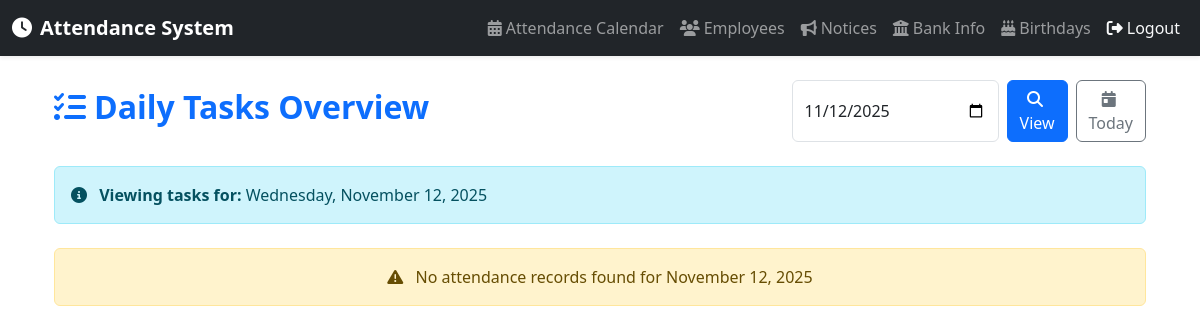
Page /admin-daily-tasks/ (signed in) on the earlier database version.
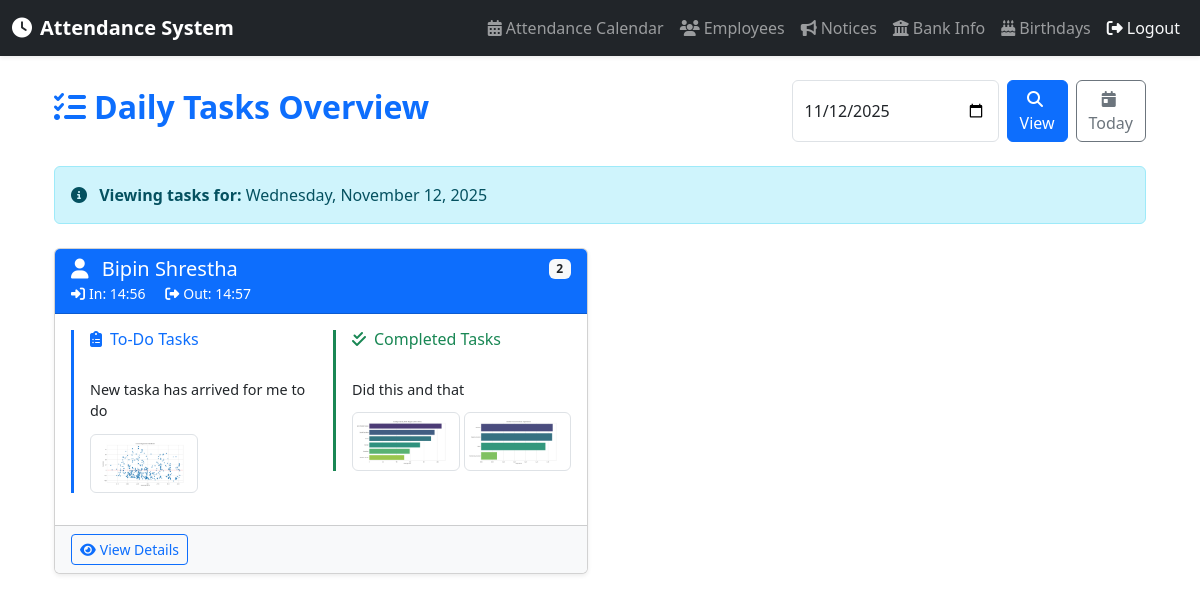
Same page on the later database version.
### attendance/models.py (models this page shows, shortened)
class Employee(models.Model):
    user = models.OneToOneField(User, on_delete=models.CASCADE)
    employee_id = models.CharField(max_length=10, unique=True)
    first_name = models.CharField(max_length=50)
    last_name = models.CharField(max_length=50)
    department = models.ForeignKey(Department, on_delete=models.SET_NULL, null=True)
    email = models.EmailField(unique=True)
    address = models.TextField(blank=True, null=True)
    position = models.CharField(max_length=100, blank=True, null=True)
    dob = models.DateField(blank=True, null=True)
    dob_nepali = models.CharField(max_length=10, blank=True, null=True)  # Format: YYYY/MM/DD in BS
    bank_account_number = models.CharField(max_length=50, blank=True, null=True)
    bank_name = models.CharField(max_length=100, blank=True, null=True)
    bank_account_holder_name = models.CharField(max_length=100, blank=True, null=True)
    photo = models.ImageField(upload_to='employee_photos/', blank=True, null=True)
    monthly_salary = models.DecimalField(
        max_digits=10, decimal_places=2, default=0.00,
        help_text="Monthly base salary in NPR")

class Attendance(models.Model):
    employee = models.ForeignKey('Employee', on_delete=models.CASCADE)
    check_in = models.DateTimeField(null=True, blank=True)
    check_out = models.DateTimeField(null=True, blank=True)
    hours_worked = models.FloatField(null=True, blank=True)
    date = models.DateField(default=timezone.now)
    comments = models.TextField(blank=True, null=True)
    todo_tasks = models.TextField(blank=True, null=True, help_text="Tasks to do for the day (check-in)")
    completed_tasks = models.TextField(blank=True, null=True, help_text="Tasks completed (check-out)")
    status = models.CharField(max_length=10, default='Present', choices=[
        ('Present', 'Present'),
        ('Absent', 'Absent')
    ])
    def get_todo_attachments(self):
        return self.task_attachments.filter(task_type='todo')
    def get_completed_attachments(self):
        return self.task_attachments.filter(task_type='completed')

class TaskAttachment(models.Model):
    TASK_TYPE_CHOICES = [
        ('todo', 'To-Do'),
        ('completed', 'Completed'),
    ]
    attendance = models.ForeignKey('Attendance', on_delete=models.CASCADE, related_name='task_attachments')
    task_type = models.CharField(max_length=10, choices=TASK_TYPE_CHOICES)
    image = models.ImageField(upload_to='task_attachments/%Y/%m/%d/')
    caption = models.CharField(max_length=200, blank=True, null=True)
    uploaded_at = models.DateTimeField(auto_now_add=True)
    class Meta:
        ordering = ['-uploaded_at']

### attendance/views.py (the view)
# urls.py: path('admin-daily-tasks/', views.admin_daily_tasks, name='admin_daily_tasks'),
@login_required
@user_passes_test(is_superuser)
def admin_daily_tasks(request):
    today = timezone.now().date()
    selected_date = request.GET.get('date', today.strftime('%Y-%m-%d'))
    try:
        selected_date = datetime.strptime(selected_date, '%Y-%m-%d').date()
    except ValueError:
        selected_date = today
    attendances = Attendance.objects.filter(
        date=selected_date
    ).select_related('employee').prefetch_related('task_attachments')
    task_data = []
    for attendance in attendances:
        task_data.append({
            'employee': attendance.employee,
            'attendance': attendance,
            'todo_tasks': attendance.todo_tasks,
            'completed_tasks': attendance.completed_tasks,
            'todo_attachments': attendance.get_todo_attachments(),
            'completed_attachments': attendance.get_completed_attachments(),
            'check_in': attendance.check_in,
            'check_out': attendance.check_out,
        })
    return render(request, 'attendance/tasks/admin_daily_tasks.html', {
        'task_data': task_data,
        'selected_date': selected_date,
        'today': today,
    })

### attendance/views.py (called while the page is built)
def is_superuser(user):
    return user.is_superuser

### attendance/templates/attendance/tasks/admin_daily_tasks.html (shortened to what this page needs)
{% extends 'attendance/base.html' %}
{% block content %}
<div class="container-fluid">
    <div class="d-flex justify-content-between align-items-center mb-4">
        <h2 class="fw-bold text-primary">
            <i class="fas fa-tasks me-2"></i>Daily Tasks Overview
        </h2>
        <form method="get" class="d-flex gap-2">
            <input type="date" name="date" class="form-control" value="{{ selected_date|date:'Y-m-d' }}">
            <button type="submit" class="btn btn-primary">
                <i class="fas fa-search me-1"></i>View
            </button>
            <a href="{% url 'admin_daily_tasks' %}" class="btn btn-outline-secondary">
            <i class="fas fa-calendar-day me-1"></i>Today
            </a>
        </form>
    </div>
    <div class="alert alert-info mb-4">
        <i class="fas fa-info-circle me-2"></i>
        <strong>Viewing tasks for:</strong> {{ selected_date|date:"l, F d, Y" }}
    </div>
    {% if task_data %}
    <div class="row">
        {% for data in task_data %}
        <div class="col-xl-6 col-lg-12 mb-4">
            <div class="card shadow-sm h-100">
                <div class="card-header bg-primary text-white">
                    <div class="d-flex justify-content-between align-items-center">
                        <h5 class="mb-0">
                            <i class="fas fa-user me-2"></i>
                            {{ data.employee.first_name }} {{ data.employee.last_name }}
                        </h5>
                        <span class="badge bg-light text-dark">{{ data.employee.employee_id }}</span>
                    </div>
                    <small>
                        <i class="fas fa-sign-in-alt me-1"></i>In: {{ data.check_in|date:"H:i"|default:"-" }}
                        <span class="ms-3">
                            <i class="fas fa-sign-out-alt me-1"></i>Out: {{ data.check_out|date:"H:i"|default:"-" }}
                        </span>
                    </small>
                </div>
                <div class="card-body">
                    <div class="row">
                        <div class="col-md-6 mb-3">
                            <div class="border-start border-primary border-3 ps-3">
                                <h6 class="text-primary mb-2">
                                    <i class="fas fa-clipboard-list me-2"></i>To-Do Tasks
                                </h6>
                                {% if data.todo_tasks %}
                                    <div class="mb-2" style="white-space: pre-line; font-size: 0.9rem;">
                                        {{ data.todo_tasks }}
                                    </div>
                                    {% if data.todo_attachments %}
                                    <div class="row g-1 mt-2">
                                        {% for attachment in data.todo_attachments %}
                                        <div class="col-6">
                                            <a href="{{ attachment.image.url }}" target="_blank" data-bs-toggle="tooltip" title="View full image">
                                                <img src="{{ attachment.image.url }}" class="img-thumbnail" alt="To-Do">
                                            </a>
                                        </div>
                                        {% endfor %}
                                    </div>
                                    {% endif %}
                                {% else %}
                                    <p class="text-muted mb-0">
                                        <i class="fas fa-minus-circle me-1"></i>No tasks specified
                                    </p>
                                {% endif %}
                            </div>
                        </div>
                        <div class="col-md-6 mb-3">
                            <div class="border-start border-success border-3 ps-3">
                                <h6 class="text-success mb-2">
                                    <i class="fas fa-check-double me-2"></i>Completed Tasks
                                </h6>
                                {% if data.completed_tasks %}
                                    <div class="mb-2" style="white-space: pre-line; font-size: 0.9rem;">
                                        {{ data.completed_tasks }}
                                    </div>
                                    {% if data.completed_attachments %}
                                    <div class="row g-1 mt-2">
                                        {% for attachment in data.completed_attachments %}
                                        <div class="col-6">
                                            <a href="{{ attachment.image.url }}" target="_blank" data-bs-toggle="tooltip" title="View full image">
                                                <img src="{{ attachment.image.url }}" class="img-thumbnail" alt="Completed">
                                            </a>
                                        </div>
                                        {% endfor %}
                                    </div>
                                    {% endif %}
                                {% endif %}
                            </div>
                        </div>
                    </div>
                </div>
                <div class="card-footer bg-light">
                    <a href="{% url 'task_detail' data.attendance.id %}" class="btn btn-sm btn-outline-primary">
                        <i class="fas fa-eye me-1"></i>View Details
                    </a>
                </div>
            </div>
        </div>
        {% endfor %}
    </div>
    {% else %}
    <div class="alert alert-warning text-center">
        <i class="fas fa-exclamation-triangle me-2"></i>
        No attendance records found for {{ selected_date|date:"F d, Y" }}
    </div>
    {% endif %}
</div>
{% endblock %}

### attendance/templates/attendance/base.html (shortened to what this page needs)
<!DOCTYPE html>
<html lang="en">
<head>
    {% load static %}
    <link href="https://cdn.jsdelivr.net/npm/bootstrap@5.3.2/dist/css/bootstrap.min.css" rel="stylesheet">
    <link rel="stylesheet" href="https://cdnjs.cloudflare.com/ajax/libs/font-awesome/6.4.0/css/all.min.css">
</head>
<body>
    <nav class="navbar navbar-expand-lg navbar-dark bg-dark shadow-sm">
        <div class="container-fluid">
            <a class="navbar-brand fw-bold" href="{% url 'dashboard' %}">
                <i class="fas fa-clock me-2"></i>Attendance System
            </a>
            <div class="collapse navbar-collapse" id="navbarNav">
                <ul class="navbar-nav ms-auto">
                    {% if user.is_authenticated %}
                        {% if not user.is_superuser %}
                        <li class="nav-item">
                            <a class="nav-link" href="{% url 'dashboard' %}">
                                <i class="fas fa-home me-1"></i>Dashboard
                            </a>
                        </li>
                        <li class="nav-item">
                            <a class="nav-link" href="{% url 'employee_attendance' %}">
                                <i class="fas fa-list-check me-1"></i>My Attendance
                            </a>
                        </li>
                        <li class="nav-item">
                            <a class="nav-link" href="{% url 'leave_history' %}">
                                <i class="fas fa-calendar-check me-1"></i>Leave History
                            </a>
                        </li>
                        <li class="nav-item">
                            <a class="nav-link" href="{% url 'employee_profile' %}">
                                <i class="fas fa-user me-1"></i>Welcome, {{ user.employee.first_name }}
                            </a>
                        </li>
                        {% else %}
                        <li class="nav-item">
                            <a class="nav-link" href="{% url 'attendance_calendar' %}">
                                <i class="fas fa-calendar-alt me-1"></i>Attendance Calendar
                            </a>
                        </li>
                        <li class="nav-item">
                            <a class="nav-link" href="{% url 'admin_employee_list' %}">
                                <i class="fas fa-users me-1"></i>Employees
                            </a>
                        </li>
                        <li class="nav-item">
                            <a class="nav-link" href="{% url 'admin_notices' %}">
                                <i class="fas fa-bullhorn me-1"></i>Notices
                            </a>
                        </li>
                        <li class="nav-item">
                            <a class="nav-link" href="{% url 'admin_bank_info' %}">
                                <i class="fas fa-university me-1"></i>Bank Info
                            </a>
                        </li>
                        {% endif %}
                        <li class="nav-item">
                            <a class="nav-link" href="{% url 'birthday_calendar' %}">
                                <i class="fas fa-birthday-cake me-1"></i>Birthdays
                            </a>
                        </li>
                        <li class="nav-item">
                            <form action="{% url 'logout' %}" method="post" class="d-inline">
                                <button type="submit" class="nav-link btn btn-link text-light">
                                    <i class="fas fa-sign-out-alt me-1"></i>Logout
                                </button>
                            </form>
                        </li>
                    {% else %}
                        <li class="nav-item">
                            <a class="nav-link" href="{% url 'login' %}">
                                <i class="fas fa-sign-in-alt me-1"></i>Login
                            </a>
                        </li>
                    {% endif %}
                </ul>
            </div>
        </div>
    </nav>
    <div class="container mt-4 mb-5">
        {% block content %}
        {% endblock %}
    </div>
</body>
</html>

### attendance/templates/attendance/base.html (style rules this page uses)
.navbar-brand, .nav-link { transition: color 0.3s ease; }
body { min-height: 100vh; display: flex; flex-direction: column; }
.container { flex: 1; }
.navbar { box-shadow: 0 2px 4px rgba(0,0,0,.1); }

Differences in the rows shown:
now on this page (row edited): Employee: employee.first_name "Bipin", employee.last_name "Shrestha", employee.employee_id "2", check_in "14:56", check_out "14:57", todo_tasks "New taska has arrived for me to do", completed_tasks "Did this and that"
added TaskAttachment: image (picture), shown under "Bipin"
added TaskAttachment: image (picture), shown under "Bipin"
added TaskAttachment: image (picture), shown under "Bipin"
Other differences:
{{ selected_date|date:"F d, Y" }}: "November 12, 2025" → (not shown)
text no longer shown: "No attendance records found for"
